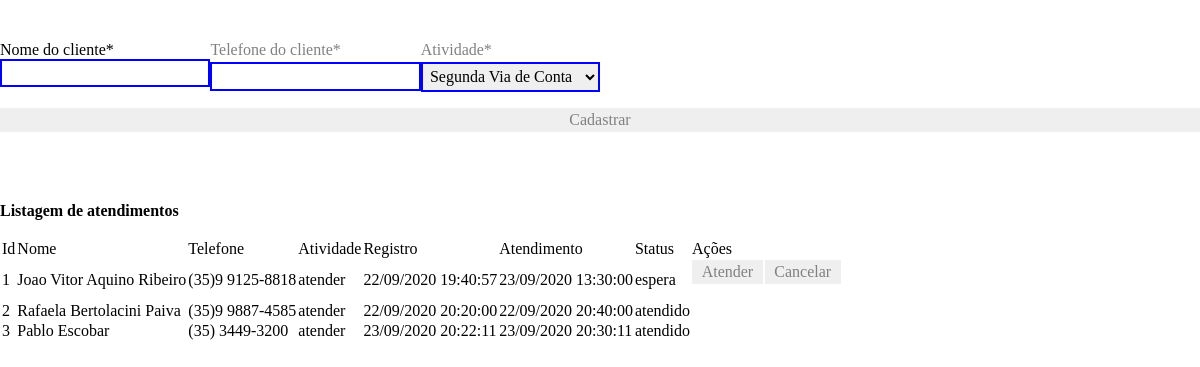
The page /atendimento.php on the database its author committed.
### tables this page shows
CREATE TABLE `atendimentos` (
  `ID` int(11) NOT NULL,
  `Nome` varchar(150) NOT NULL,
  `Telefone` varchar(25) NOT NULL,
  `Atividade` varchar(20) NOT NULL,
  `Registro` datetime NOT NULL,
  `Atendimento` datetime NOT NULL,
  `Status` varchar(20) NOT NULL
);

### atendimento.php (the view, shortened to what this page needs)
<!DOCTYPE html>
<html lang="pt-br">
<head>
    <link rel="stylesheet" href="estilo.css">
</head>
<body>
    <br><br>
    <div class="cont">
        <form action="cadastro.php" method="POST">
            <div class="row">
                <div class="col">
                    <label for="Nome">Nome do cliente*</label>
                    <div class="campo">
                        <input type="text" name="NOME">
                    </div>
                </div>
                <div class="col">
                    <div class="campo">
                        <label for="Telefone">Telefone do cliente*</label>
                        <input type="tel" name="Telefone">
                    </div>
                </div>
                <div class="col">
                    <div class="campo">
                        <label for="Atividade">Atividade*</label>
                        <select name="Atividade" id="Atividade">
                            <option value="Segunda Via de Conta">Segunda Via de Conta</option>
                        </select>
                    </div>
                </div>
            </div>
            <button type="submit" class="botao"> Cadastrar </button>
        </form>
        <br><br><br>
        <h4>Listagem de atendimentos</h4> <br>
        <table class="Table">
            <tr>
                <td>Id</td>
                <td>Nome</td>
                <td>Telefone</td>
                <td>Atividade</td>
                <td>Registro</td>
                <td>Atendimento</td>
                <td>Status</td>
                <td>Ações</td>
            </tr>
            <?php
            include("conexao.php");
            $query = mysqli_query($conexao, "SELECT * FROM atendimentos");
            while ($result = mysqli_fetch_array($query)) {
            ?>
                <div class="cont">
                    <form action="consulta.php" method="POST">
                        <tr>
                            <td><?= $result["ID"]; ?></td>
                            <td><?= $result["Nome"]; ?></td>
                            <td><?= $result["Telefone"]; ?></td>
                            <td><?= $result["Atividade"]; ?></td>
                            <td> <?php if ($result["Registro"] != '') echo (new DateTime($result["Registro"]))->format('d/m/Y H:i:s'); ?></td>
                            <td>
                                <?php if ($result["Atendimento"] != '') echo (new DateTime($result["Atendimento"]))->format('d/m/Y H:i:s'); ?>
                            </td>
                            <td><?= $result["Status"]; ?></td>
                            <td>
                                <?php
                                if ($result["Status"] == "espera") {
                                    echo " <button type='submit' name='btn' value='atender' class='botao'>Atender</button>";
                                }
                                ?>
                            </td>
                            <td>
                                <?php
                                if ($result["Status"] == "espera") {
                                    echo "<button type='submit' name='btn' value='cancelar' class='botao'>Cancelar</button>";
                                }
                                ?>
                            </td>
                        </tr>
                    </form>
                </div>
            <?php } ?>
        </table>
    </div>
</body>
</html>

### estilo.css (style rules this page uses)
* { margin: 0; padding: 0; box-sizing: border-box; font-family: Arial Verdana ; font-size: 1em; }
button { width: 100%; }
.campo { margin-bottom: 1em; }
input { width: 100%; }
.campo label { margin-bottom: 0.2em; color: gray; display: block; }
.campo input[type="text"], .campo input[type="email"], .campo input[type="url"], .campo input[type="number"], .campo input[type="tel"], .campo select, .campo textarea { padding: 0.2em; border: 2px solid blue; box-shadow: 2px 2px 2px black (0, 0, 0, 0.2); display: block; }
.campo select option { padding-right: 1em; }
.botao { font-size: 1em; background:; border: 0; margin-bottom: 1em; color:gray ; padding: 0.2em 0.6em; box-shadow: 2px 2px 2px black (0, 0, 0, 0.2); text-shadow: 1px 1px 1px black ( 0, 0, 0, 0.5); }
.botao, select, label.checkbox { cursor: pointer; }
.row { width: 100%; display: flex; flex-wrap: wrap; margin-top: 5px; }

### rows shown on the page
atendimentos: ID "1", Nome "Joao Vitor Aquino Ribeiro", Telefone "(35)9 9125-8818", Atividade "atender", Registro "22/09/2020 19:40:57", Atendimento "23/09/2020 13:30:00", Status "espera", shows "Atender", shows "Cancelar"
atendimentos: ID "2", Nome "Rafaela Bertolacini Paiva", Telefone "(35)9 9887-4585", Atividade "atender", Registro "22/09/2020 20:20:00", Atendimento "22/09/2020 20:40:00", Status "atendido"
atendimentos: ID "3", Nome "Pablo Escobar", Telefone "(35) 3449-3200", Atividade "atender", Registro "23/09/2020 20:22:11", Atendimento "23/09/2020 20:30:11", Status "atendido"
